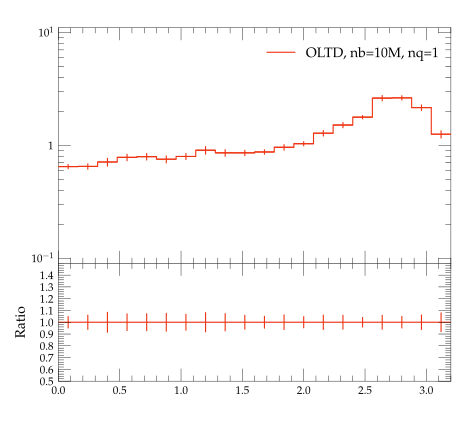

Write the Python code that produced this figure.
#! /usr/bin/env python

# This Python script was auto-generated using YODA v2.0.0.
# Analysis object: /evtb/inc_tg_dphi
# Timestamp: 13-04-2024 (01:44:13)

import matplotlib as mpl
import matplotlib.pyplot as plt
mpl.use('Agg') # comment out for interactive use
import os
import numpy as np

plotDir = os.path.split(os.path.realpath(__file__))[0]
if 'YODA_USER_PLOT_PATH' in globals():
    plot_outdir = globals()['YODA_USER_PLOT_PATH']
else:
    plot_outdir = plotDir

#plot style
plt.style.use(os.path.join(plotDir, '../default.mplstyle'))
# plot metadata
figW, figH = plt.rcParams['figure.figsize']
ax_xLabel = r''
ax_yLabel = r''
ax_title  = r''
ax_xScale = 'linear'
ax_yScale = 'log'
xLims = (0.0, 3.2)
yLims = (0.09000000000000001, 11.0)

# TeX-friendly labels for the legend
labels = [ r"OLTD, nb=10M, nq=1" ]

# Create figure and axis objects
fig, (ax, ratio0_ax) = plt.subplots(2, 1, sharex=True,
                  figsize=(figW,figH), gridspec_kw={'height_ratios': (2, 1)})
ratio0_ax.yaxis.set_major_locator(mpl.ticker.MultipleLocator(0.1))
ratio0_ax.set_ylim(0.5, 1.4999)
ratio0_ax.set_ylabel('Ratio')

# LineColor map: curve index -> color
linecolors = {0: '#EE3311'}
# the numerical data is stored in a separate file
dataf = dict()
prefix = os.path.split(__file__)[0]
if prefix:    prefix = prefix + '/'
exec(open(prefix+'inc_tg_dphi__data.py').read(), dataf)


legend_handles = [] # keep track of handles for the legend

# style options for curves
# starts at zorder>=5 to draw curve on top of legend
styles = {
  'curve0': {
    'color' : linecolors[0],
    'linestyle' : '-',
    'marker' : 'o',
    'zorder' : 5,
    'histstyle' : True,
  },
}
# curve from input yoda files in main panel
for label in dataf['yvals'].keys():
    if all(np.isnan(v) for v in dataf['yvals'][label]):
        continue
    tmp = None
    if styles[label]['histstyle']: # draw as histogram
        tmp, = ax.plot(dataf['xedges'], dataf['yedges'][label],
                       color=styles[label]['color'],
                       linestyle=styles[label]['linestyle'],
                       drawstyle='steps-pre', solid_joinstyle='miter',
                       zorder=styles[label]['zorder'], label=label)
        ax.errorbar(dataf['xpoints'], dataf['yvals'][label], color=styles[label]['color'],
                    xerr=dataf['xerrs'], yerr=[dataf['ydowns'][label], dataf['yups'][label]],
                    linestyle='none', zorder=styles[label]['zorder'])
    else: # draw as scatter
        tmp = ax.errorbar(dataf['xpoints'], dataf['yvals'][label],
                          xerr=dataf['xerrs'],
                          yerr=[ dataf['ydowns'][label],
                          dataf['yups'][label] ],
                          fmt=styles[label]['marker'],
                          ecolor=styles[label]['color'],
                          color=styles[label]['color'], zorder=2)
        tmp[-1][0].set_linestyle(styles[label]['linestyle'])
    legend_handles += [tmp]
    for varLabel in dataf['variation_yvals'].keys():
        if varLabel.startswith(label):
            tmp, = ax.plot(dataf['xedges'], dataf['variation_yvals'][varLabel],
                           color=styles[label]['color'],
                           linestyle=styles[label]['linestyle'],
                           drawstyle='steps-pre', solid_joinstyle='miter',
                           zorder=styles[label]['zorder'], alpha=0.5)


# plots on ratio panel
# curve from input yoda files in ratio panel
for label, yvals in dataf['ratio0_yvals'].items():
    if all(np.isnan(v) for v in yvals):
        continue
    if styles[label]['histstyle']: # plot as histogram
        ratio0_ax.plot(dataf['xedges'], yvals,
                       color=styles[label]['color'],
                       linestyle=styles[label]['linestyle'],
                       drawstyle='steps-pre', zorder=1,
                       solid_joinstyle='miter')
        ratio0_ax.vlines(dataf['xpoints'],
                         dataf['ratio0_ymin'][label],
                         dataf['ratio0_ymax'][label],
                         color=styles[label]['color'], zorder=1)
    else: # plot as scatter
        tmp = ratio0_ax.errorbar(dataf['xpoints'],
                                 yvals, xerr=dataf['xerrs'],
                                 yerr=dataf['ratio0_yerrs'][label],
                                 fmt=styles[label]['marker'],
                                 ecolor=styles[label]['color'],
                                 color=styles[label]['color'])
        tmp[-1][0].set_linestyle(styles[label]['linestyle'])

    for varlabel in dataf['ratio0_variation_vals'].keys():
        if varlabel.startswith(label):
            ratio0_ax.plot(dataf['xedges'],
                            dataf['ratio0_variation_vals'][varlabel],
                            color=styles[label]['color'],
                            linestyle=styles[label]['linestyle'],
                            drawstyle='steps-pre', solid_joinstyle='miter',
                            zorder=1, alpha=0.5)

legend_pos = (0.5, 0.97)
ax.legend(legend_handles, labels, loc='upper left', bbox_to_anchor=legend_pos)

# set plot metadata as defined above
ratio0_ax.set_xlabel(ax_xLabel)
ratio0_ax.xaxis.set_label_coords(1., -.15)
ax.set_ylabel(ax_yLabel, loc='top')
ax.set_title(ax_title, loc='left')
ax.set_xscale(ax_xScale)
ax.set_yscale(ax_yScale)
ax.set_xlim(xLims)
ax.set_ylim(yLims)

# tick formatting
plt.rcParams['xtick.top'] = True
plt.rcParams['ytick.right'] = True
ax.yaxis.set_major_locator(mpl.ticker.LogLocator(base=10.0, numticks=np.inf))
ax.yaxis.set_minor_locator(mpl.ticker.LogLocator(
                           base=10.0, subs=np.arange(0.1, 1, 0.1), numticks=np.inf))
fig.align_ylabels((ax, ratio0_ax))
plt.savefig(os.path.join(plot_outdir, 'inc_tg_dphi.pdf'), format='PDF')
plt.savefig(os.path.join(plot_outdir, 'inc_tg_dphi.png'), format='PNG')

plt.close(fig)
